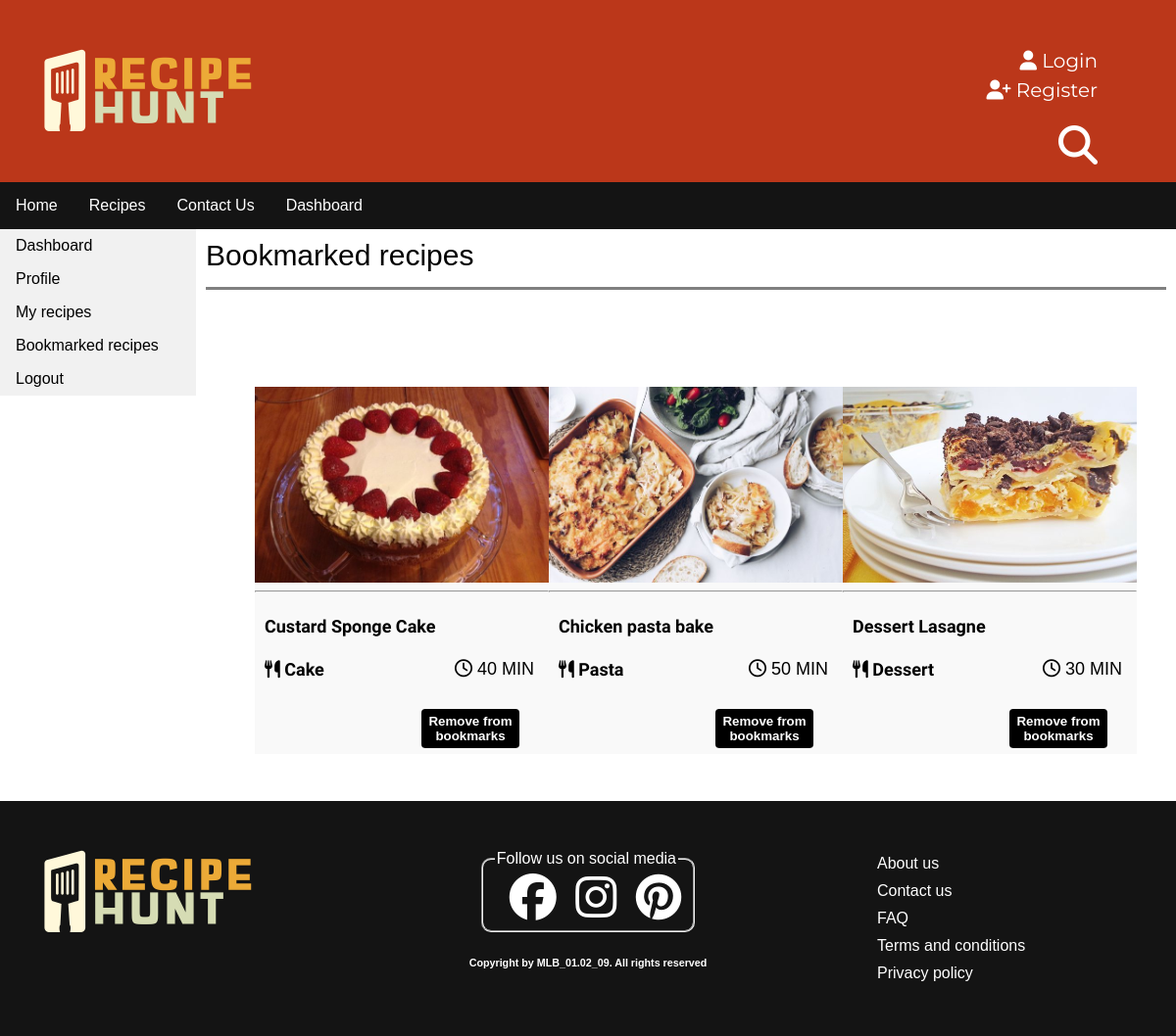
Page /user-dashboard/bookmarked-recipes.php (signed in) on the committed database.
### tables this page shows
CREATE TABLE `bookmark` (
  `UserID` int(11) NOT NULL,
  `RecipeID` int(11) NOT NULL
);

CREATE TABLE `recipe` (
  `RecipeID` int(11) NOT NULL,
  `Category` varchar(50) NOT NULL,
  `UserID` int(11) DEFAULT NULL,
  `Title` varchar(50) NOT NULL,
  `Permalink` varchar(250) NOT NULL,
  `R_description` text NOT NULL,
  `Ingredients` text NOT NULL,
  `Instructions` text NOT NULL,
  `Prep_time` varchar(11) NOT NULL,
  `Cook_time` varchar(11) NOT NULL,
  `No_of_servings` int(11) NOT NULL,
  `Difficulty` varchar(50) NOT NULL,
  `Recipe_image` varchar(255) NOT NULL,
  `Video_link` varchar(255) NOT NULL,
  `R_status` varchar(50) NOT NULL,
  `Created_timestamp` datetime NOT NULL,
  `Updated_timestamp` datetime DEFAULT NULL
);

### user-dashboard/bookmarked-recipes.php (the view, shortened to what this page needs)
<?php
    require "../config/config.php";
    $UserID = $_SESSION['userid'];
?>
<!DOCTYPE html>
<html>
<head>
    <link rel="stylesheet" href="..\styles\user-recipe.css" />
</head>
<body>
    <?php require "uheader.php"?>
    <div class=grid>
        <div class="subMenu">
            <ul>
                <li><a href="user-dashboard.php">Dashboard</a></li>
                <li><a href="profile.php">Profile</a></li>
                <li><a href="my-recipes.php">My recipes</a></li>
                <li><a href="bookmarked-recipes.php">Bookmarked recipes</a></li>
                <li><a href="logout.php">Logout</a></li>
            </ul>
        </div>
        <main>
            <div class=topic>
                Bookmarked recipes
                <hr>
            </div>
            <div class="public recipes">
                <div class="recipe-container">
                    <?php
                        $sql = "SELECT * FROM bookmark b, recipe r WHERE b.RecipeID = r.RecipeID and b.UserID = $UserID;";
                        $result = mysqli_query($conn, $sql);
                        if (mysqli_num_rows($result) > 0) {
                            echo "<div class='row'>";
                            while ($row = mysqli_fetch_assoc($result)) {
                                echo "<div class='column'>";
                                ?>
                    <div class="box margin-bt" style="width: 300px;">
                        <div class="box" style="width: 300px;">
                            <div>
                                <p class="box-text">
                                    <a href="view-recipe.php?Permalink=<?php echo $row['Permalink']?>">
                                        <img class="recipe-img" src="../images/recipe/<?php echo $row['Recipe_image']?>"
                                            style="width: 300px; height: 200px">
                                    </a>
                                    <hr>
                                    <a class="r-name" href="view-recipe.php?Permalink=<?php echo $row['Permalink']?>">
                                        <h4 class="box-title"><?php echo $row['Title']?></h4>
                                    </a>
                                    <a class="box-md r-name" href="#">
                                        <i class="fas fa-utensils"></i>
                                        <?php echo $row['Category']?>
                                    </a>
                                <div id="time" title="Cook_time">
                                    <i class="far fa-clock"></i>
                                    <?php echo $row['Cook_time']?>
                                </div>
                                <br>
                                <div class=buttons>
                                    <form method="POST">
                                        <button name="rmbookmark">Remove from bookmarks</button>
                                    </form>
                                </div>
                                </p>
                            </div>
                        </div>
                    </div>
                    <?php
                                echo "</div>";
                            }
                            echo "</div>";
                        }
                        else {
                            print "<h3>You have no Bookmarked recipes </h3>";
                        }
                    ?>
                </div>
            </div>
        </main>
    </div>
    <?php require "ufooter.php"?>
</body>
</html>

### styles/user-recipe.css (style rules this page uses)
body { margin: 0; }
.grid { height: min-content; font-family: Verdana, Geneva, Tahoma, sans-serif; display: grid; grid-template-columns: 200px 1fr; grid-template-rows: 1fr ; box-sizing: border-box; }
.subMenu { grid-column-start: 1; grid-column-end: 2; }
.subMenu ul { list-style-type: none; margin: 0; padding: 0; width: 200px; background-color: #f1f1f1; }
.subMenu a { display: block; color: #000; padding: 8px 16px; text-decoration: none; }
main { grid-column-start: 2; grid-column-end: 3; }
.buttons { padding: 30px; }
.buttons button { width: 100px; height: 40px; margin-left: 20px; }
.topic { padding: 10px; font-size: 30px; }
.topic hr { height: 3px; width: 100%; border-width: 0; background-color: gray; }
.recipe-img { display: block; margin: auto; object-fit: cover; }
.recipe-container { margin-top: 4rem; padding-top: 10px; padding-left: 60px; padding-right: 40px; }
button { width: 120px; height: 40px; float: right; cursor: pointer; font-weight: bold; border: 0; outline: none; color: white; background-color: black; border-radius: 0.25rem; }
.row { display: flex; flex-wrap: wrap; }
.column { flex: 1 0 0%; display: flex; flex-direction: column; align-items: center; }
.margin-bt { margin-bottom: 3rem; }
.box { position: relative; display: flex; flex-direction: column; background-color: #f9f9f9; }
.box-title { text-align: left; padding-left: 10px; }
.box-text { margin: auto; }
.r-name { text-decoration: none; color: black; }
h4 { font-family: "Glory", sans-serif; font-size: 18px; }
.box-md { font-family: "Glory", sans-serif; font-size: 18px; text-align: left; padding-left: 10px; pointer-events: none; font-weight: 600; }
#time { font-size: 18px; text-transform: uppercase; float: right; margin-right: 15px; }

### styles/header.css (style rules this page uses)
body { margin: 0; }

### styles/footer.css (style rules this page uses)
body { margin: 0; }

### rows in the picture
bookmark: RecipeID.Recipe_image (picture), RecipeID.Title "Custard Sponge Cake", RecipeID.Category "Cake", RecipeID.Cook_time "40 MIN"
bookmark: RecipeID.Recipe_image (picture), RecipeID.Title "Chicken pasta bake", RecipeID.Category "Pasta", RecipeID.Cook_time "50 MIN"
bookmark: RecipeID.Recipe_image (picture), RecipeID.Title "Dessert Lasagne", RecipeID.Category "Dessert", RecipeID.Cook_time "30 MIN"
